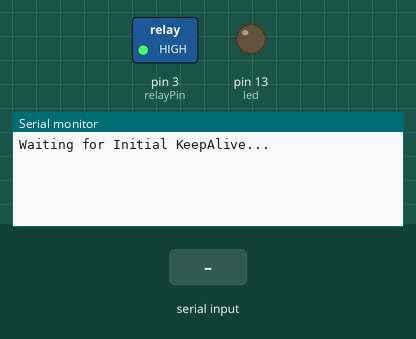
This sketch was run on a simulated Arduino Uno, built with avr-gcc and run on an emulated ATmega328P. Parts: switched loads named in the sketch (green lamp = pin HIGH), output pins drawn as LEDs (lit = HIGH), the last lines printed to the serial monitor. The test bench sets the inputs (shaded band).

Above: at 1.0 s.
1.1 s: "A" received over Serial
At 3.8 s:
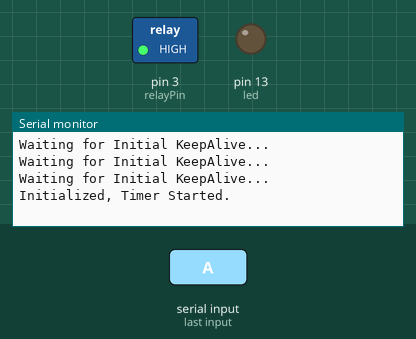
4.1 s: "A" received over Serial
At 5.0 s:
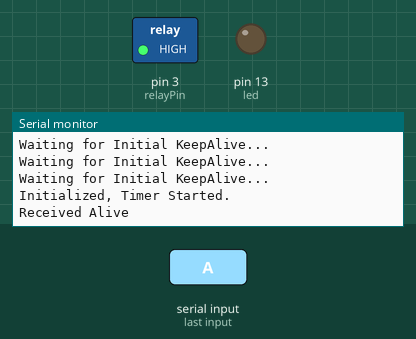

The sketch:

watchdog.ino
```cpp
//USB hardware watchdog project
//Jason Greathouse 07/11/2011


int incomingByte = 0;	// for incoming serial data
int notAlive = 0;   // counter for seconds between alive
int handshake = 0;  // have we connected to watchdog daemon
int relayPin = 3; //pin for relay
int led = 13; // onboard LED pin
long tick = 1000; //miliseconds in a second
long previousMillis = 0;
int printed60 = 0; //Just "flags" to keep it from repeating messages
int printed120 = 0;

void setup()
{
	Serial.begin(9600);	// opens serial port, sets data rate to 9600 bps
	pinMode(relayPin, OUTPUT); //Set relay pin
	pinMode(led, OUTPUT);
	digitalWrite(relayPin, HIGH);
	establishContact(); //Wait for inital Keep Alive before starting timers
}


void loop()
{
	digitalWrite(led, LOW);
	delay(100);
	unsigned long currentMillis = millis(); //Currnet number of miliseconds since boot.

	if (Serial.available() > 0)
	{
		// read the incoming byte:
		incomingByte = Serial.read();
	}

	if (incomingByte == 'A')
	{
		//we got an alive message
		Serial.println("Received Alive");
		notAlive = 0;
		printed60 = 0;
		printed120 = 0;
		digitalWrite(led, HIGH);
	}
	if (incomingByte == 'R')
	{
		//we got a going down for reboot message, going back to establish contact.
		Serial.println("Received Reboot Message");
		establishContact();
		notAlive = 0;
		printed60 = 0;
		printed120 = 0;
	}


	// count off seconds
	if (currentMillis - previousMillis > tick)
	{
		previousMillis = currentMillis;
		notAlive = notAlive + 1;
		//Serial.print("No Alive for ");
		//Serial.print(notAlive);
		//Serial.println(" seconds");
	}

	if (printed60 == 1) {
		digitalWrite(led, HIGH);
		delay(100);
	}

	//Not alive warnings for 60/120/180 seconds
	if (notAlive == 60)
	{
		if (printed60 == 0)
		{
			Serial.println("No Alive for 60 Seconds");
			printed60 = 1;
		}
	}
	if (notAlive == 120)
	{
		if (printed120 == 0)
		{
			Serial.println("No Alive for 120 Seconds");
			printed120 = 1;
		}
	}
	if (notAlive >= 180)
	{
		//we have not seen an "A" in 180 seconds
		Serial.println("No Alive for 180 Seconds - Rebooting Now!");

		digitalWrite(relayPin, LOW); //Hit reset button
		delay(1000);
		digitalWrite(relayPin, HIGH);

		delay(5000); // Wait 5 seconds for the reboot
		notAlive = 0;
		printed60 = 0;
		printed120 = 0;
		establishContact();
	}

	incomingByte = 0;

}

//wait for an inital keepalive before starting timer
void establishContact()
{
	digitalWrite(led, LOW);
	while (incomingByte != 'A')
	{
		if (Serial.available() > 0)
		{
			// read the incoming byte:
			incomingByte = Serial.read();
		}
		Serial.println("Waiting for Initial KeepAlive...");
		delay(1000);
	}
	Serial.println("Initialized, Timer Started.");
	incomingByte = 0;
	digitalWrite(led, HIGH);

}
```

Measured:
- after the input at 1.1 s, the serial monitor: prints a new line after 1.9 s (image 1)
- after the input at 4.1 s, the serial monitor: prints a new line at once (image 2)
